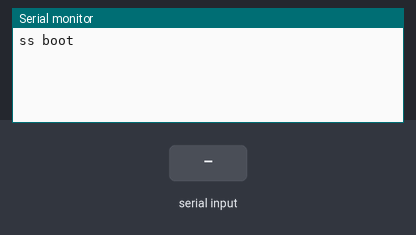
Bench run of a sketch on a simulated Arduino Leonardo, built with avr-gcc and run on an emulated ATmega32U4. On the bench: the last lines printed to the serial monitor. The test bench sets the inputs (shaded band).

Above: at 1.2 s.
1.3 s: "o" received over Serial
At 2.4 s:
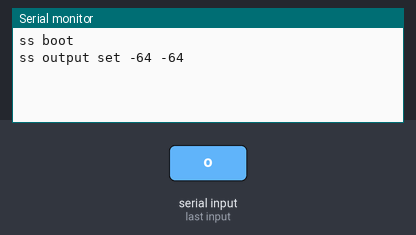
2.8 s: "1" received over Serial
At 3.5 s:
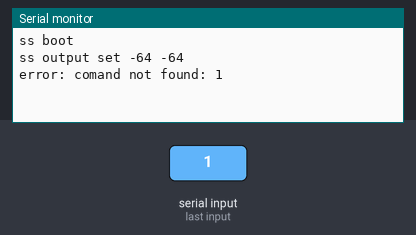

The sketch:

mc.ino
```cpp
#include <Arduino.h>

uint8_t matrix[64];

String comand;
int pin, val;
int scan[256], oldVals[256];

void setup() {
    Serial.begin(9600);
    while (!Serial) {
    ; // wait for serial port to connect. Needed for Leonardo only
    }
    Serial.println("ss boot");
}

// the loop routine runs over and over again forever:
void loop() {

  comand = String("");
  while (Serial.available() > 0) {
  	comand += (char)Serial.read();
  }

  if(comand != "") {
    char charComand = comand.charAt(0);
    int pin = (int)comand.charAt(1)-'@';
    int val = (int)comand.charAt(2)-'@';

    switch(charComand) {
        case 'o': { //set output value
            pinMode(pin, OUTPUT);
            scan[pin] = 0;
            analogWrite(pin, val*17);
            Serial.print("ss output set ");
            Serial.print(pin);
            Serial.print(" ");
            Serial.println(val);
            break;
        }
        case 'd': { //register digital listener
            pinMode(pin, INPUT);
            scan[pin] = 1;
            oldVals[pin] = 0;
            break;
        }
        case 'a': { //register analog listener
            //digitalWrite(pin, LOW);
            pinMode(pin, INPUT);
            scan[pin] = 2;
            oldVals[pin] = 0;
            break;
        }
        default: {
            Serial.print("error: comand not found: ");
            Serial.println(comand.charAt(0));

        }
    }
  }

  //le listener ;)
  for(pin = 0; pin < 256; pin++) {
    switch(scan[pin]){
        case 0: { //pin mode is Output or Pin does not exist
            //nothing to do
            break;
        }
        case 1: {//Digital In
            val = digitalRead(pin);
            if(val != oldVals[pin]) {
                Serial.print("d");
                Serial.print((char)(pin+'@'));
                Serial.println((char)(val+'@'));
                oldVals[pin] = val;
            }
            break;
        }
        case 2: {//Analog in
            val = analogRead(pin)/64;
            if(val != oldVals[pin]) {
                Serial.print("a");
                Serial.print((char)(pin+'@'));
                Serial.println((char)(val+'@'));
                oldVals[pin] = val;
            }
            break;
        }
    }
  }
}
```

Measured:
- after the input at 1.3 s, the serial monitor: prints a new line at once (image 1)
- after the input at 2.8 s, the serial monitor: prints a new line at once (image 2)
